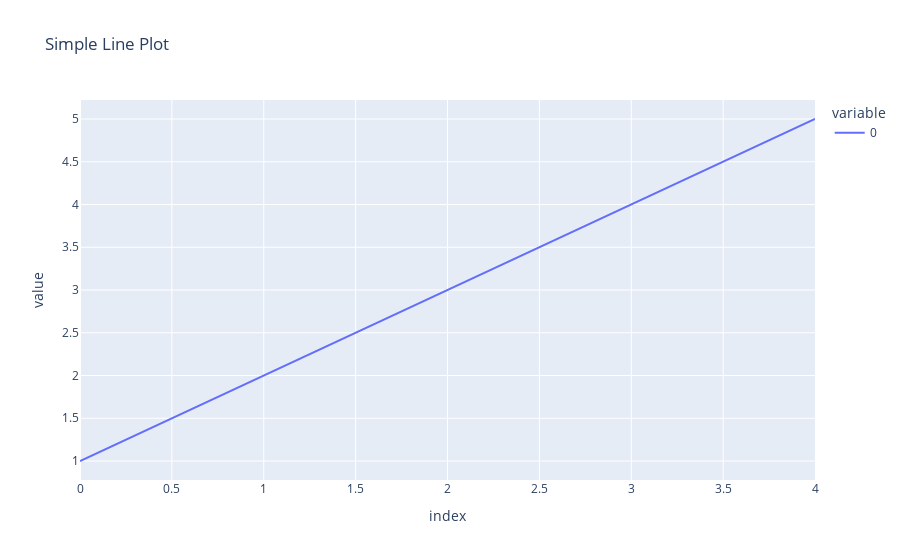

Notebook code for this chart:
### Code cell
import plotly.express as px

data = [1, 2, 3, 4, 5]
fig = px.line(data, title='Simple Line Plot')
fig.show()

### Figure 1 — Plotly figure (JSON) as saved in the notebook; plotly's stock layout.template omitted (floating-point values rounded to 4 significant figures)
{"data": [{"hovertemplate": "variable=0<br>index=%{x}<br>value=%{y}<extra></extra>", "legendgroup": "0", "line": {"color": "#636efa", "dash": "solid"}, "marker": {"symbol": "circle"}, "mode": "lines", "name": "0", "orientation": "v", "showlegend": true, "type": "scatter", "x": [0, 1, 2, 3, 4], "xaxis": "x", "y": [1, 2, 3, 4, 5], "yaxis": "y"}], "layout": {"autosize": true, "legend": {"title": {"text": "variable"}, "tracegroupgap": 0}, "title": {"text": "Simple Line Plot"}, "xaxis": {"anchor": "y", "autorange": true, "domain": [0, 1], "range": [0, 4], "title": {"text": "index"}, "type": "linear"}, "yaxis": {"anchor": "x", "autorange": true, "domain": [0, 1], "range": [0.7778, 5.222], "title": {"text": "value"}, "type": "linear"}}}
